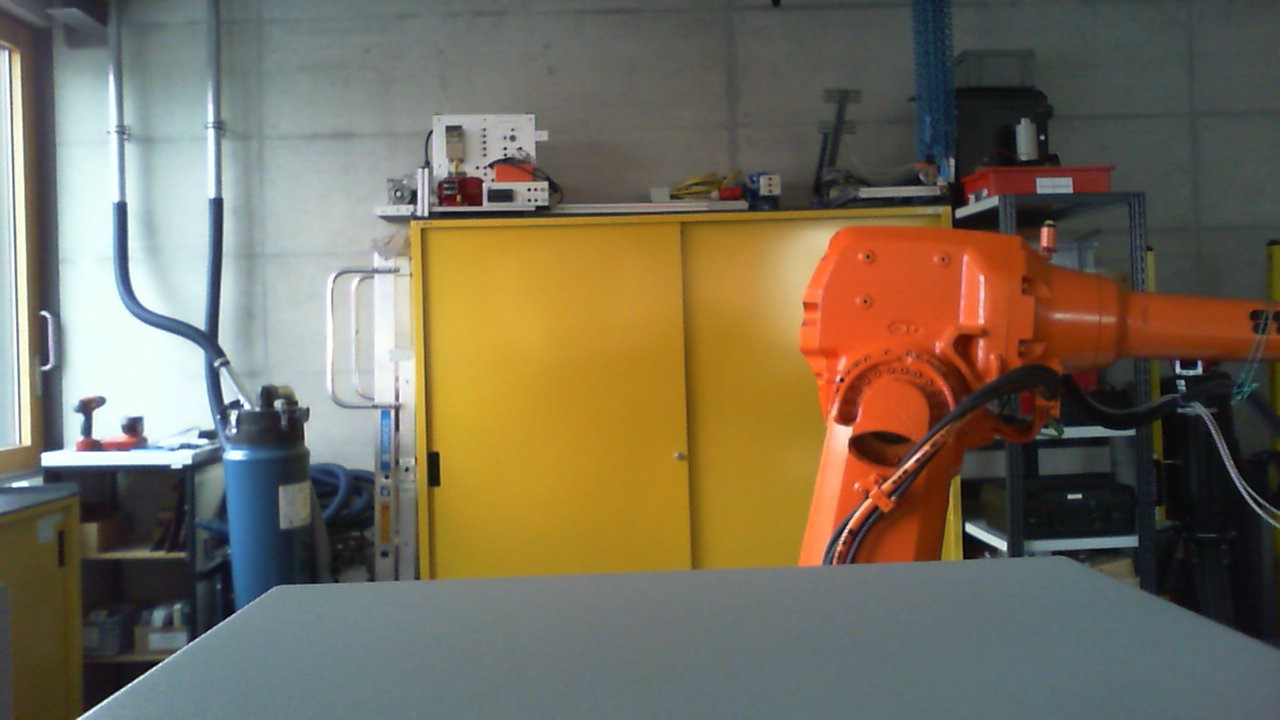
#> input picture vision/tutorials/camera_left.jpg, 1280 x 720 px, found by its file name
$ python disparity.py
#> lines starting #> are read from the running program, lines starting #| are printed output that depends on the picture
# -*- coding: utf-8 -*-
"""
Created on Tue Dec 10 17:39:25 2019

@author: Nicolai
"""

import numpy as np
import cv2 as cv
from matplotlib import pyplot as plt
imgL = cv.imread('camera_left.jpg',0)
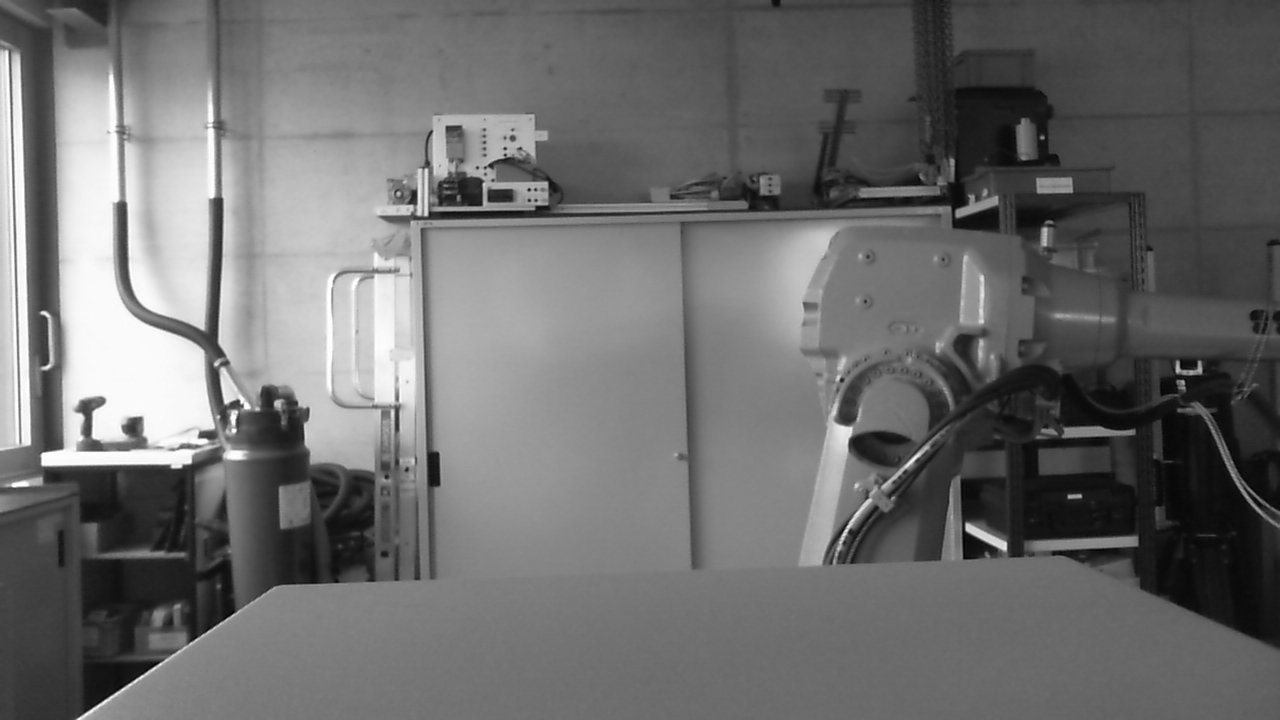
#> imgL: shape (720, 1280); min 0, max 255, mean 109.3
imgR = cv.imread('camera_right.jpg',0)
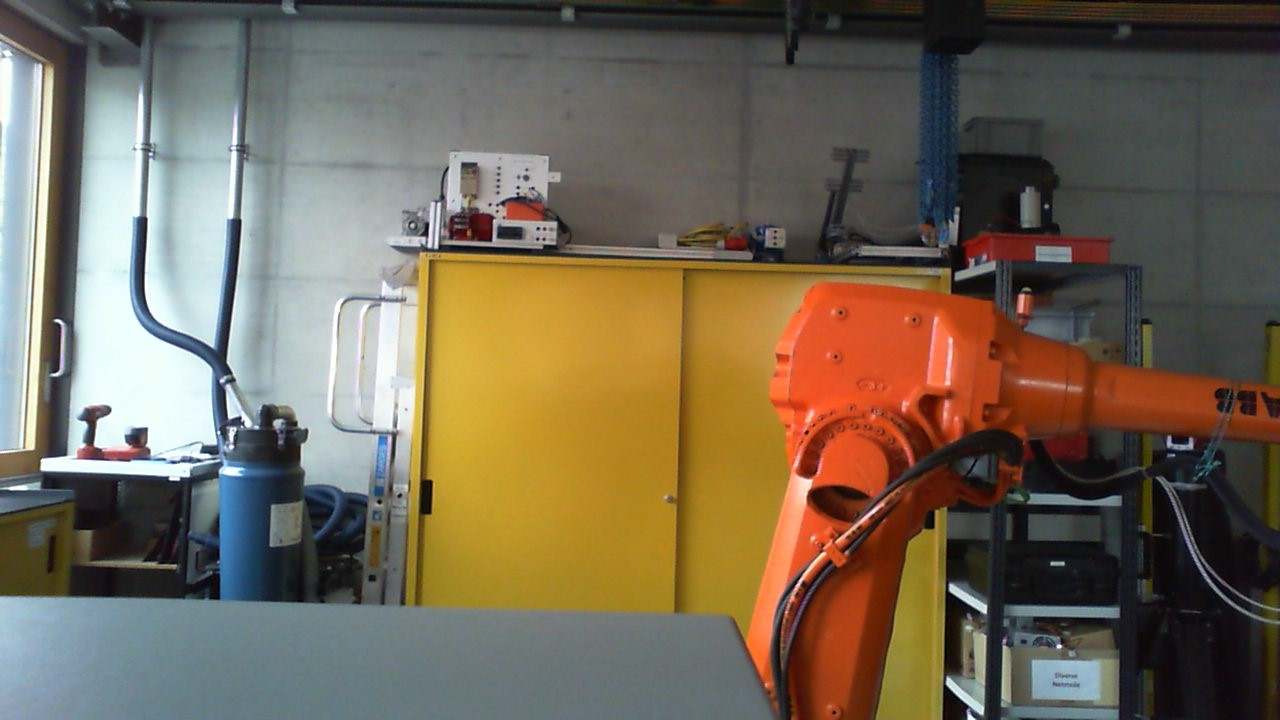
#> input picture vision/tutorials/camera_right.jpg, 1280 x 720 px, found by its file name
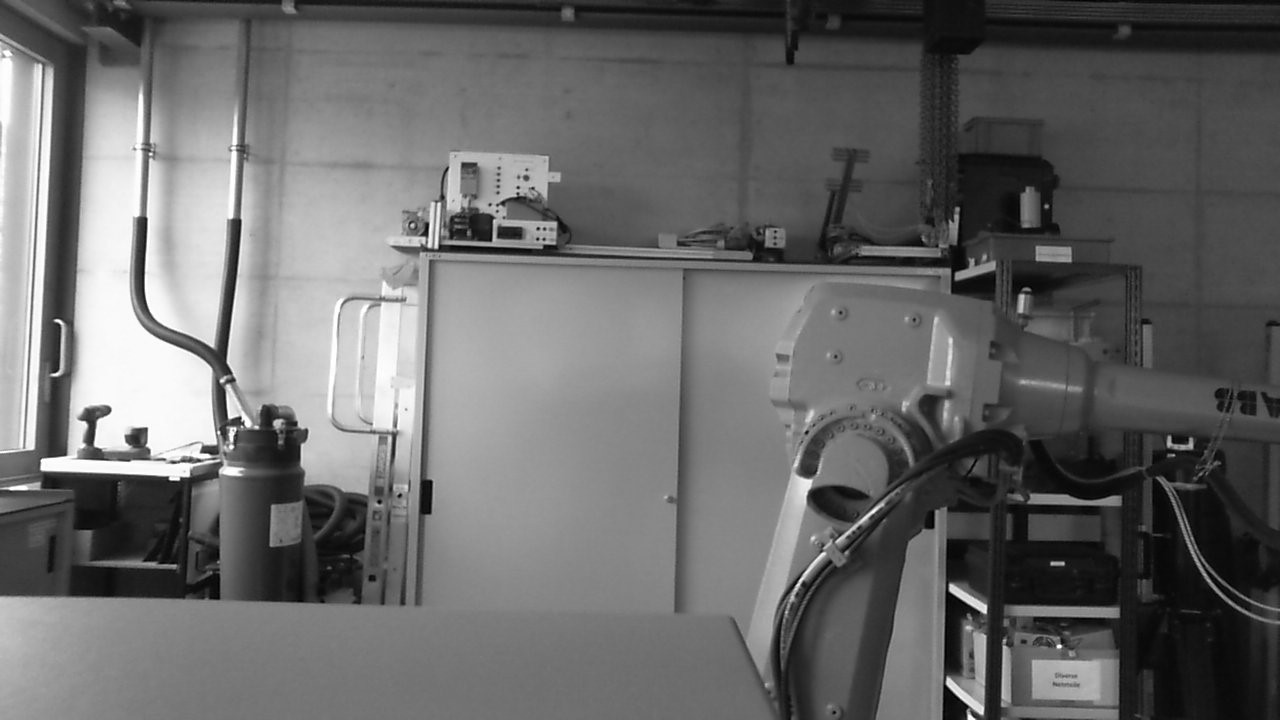
#> imgR: shape (720, 1280); min 0, max 255, mean 104.8
stereo = cv.StereoBM_create(numDisparities=32, blockSize=15)

disparity = stereo.compute(imgL,imgR)
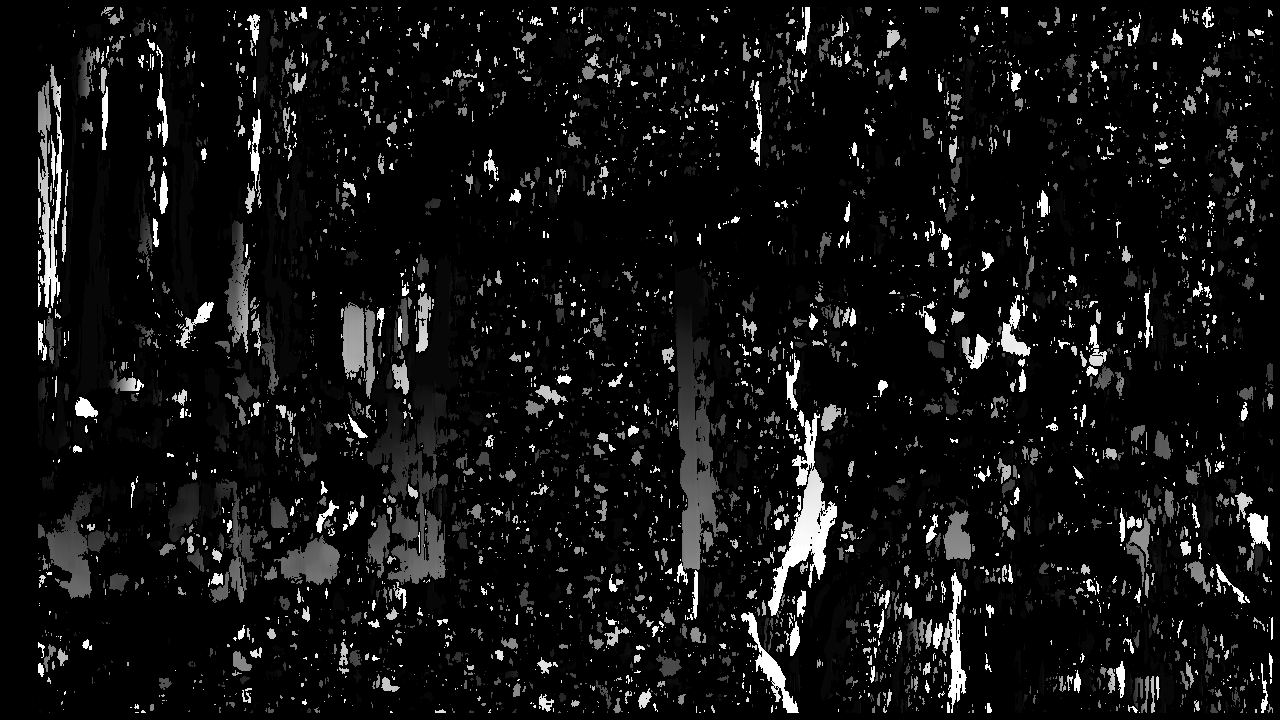
#> disparity: shape (720, 1280) int16; min -16, max 496, mean 21.3; drawn with min black and max white
plt.imshow(disparity,'gray')
plt.show()
